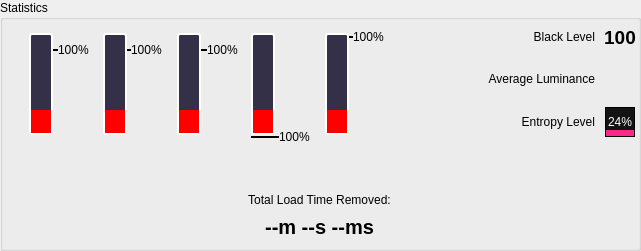
   <widget class="QGroupBox" name="statistics_groupbox">
    <property name="geometry">
     <rect>
      <x>10</x>
      <y>400</y>
      <width>641</width>
      <height>251</height>
     </rect>
    </property>
    <property name="title">
     <string>Statistics</string>
    </property>
    <widget class="QFrame" name="statistics_meters_frame">
     <property name="geometry">
      <rect>
       <x>-7</x>
       <y>15</y>
       <width>381</width>
       <height>161</height>
      </rect>
     </property>
     <layout class="QHBoxLayout" name="horizontalLayout">
      <property name="sizeConstraint">
       <enum>QLayout::SizeConstraint::SetNoConstraint</enum>
      </property>
      <item>
       <widget class="QWidget" name="elevator_tracking_widget" native="true">
        <property name="minimumSize">
         <size>
          <width>71</width>
          <height>149</height>
         </size>
        </property>
        <property name="maximumSize">
         <size>
          <width>71</width>
          <height>149</height>
         </size>
        </property>
        <layout class="QVBoxLayout" name="verticalLayout_10">
         <property name="spacing">
          <number>0</number>
         </property>
         <property name="sizeConstraint">
          <enum>QLayout::SizeConstraint::SetNoConstraint</enum>
         </property>
         <property name="rightMargin">
          <number>1</number>
         </property>
         <property name="bottomMargin">
          <number>1</number>
         </property>
         <item alignment="Qt::AlignmentFlag::AlignHCenter">
          <widget class="QProgressBar" name="elevator_tracking_bar">
           <property name="minimumSize">
            <size>
             <width>24</width>
             <height>102</height>
            </size>
           </property>
           <property name="maximumSize">
            <size>
             <width>24</width>
             <height>102</height>
            </size>
           </property>
           <property name="styleSheet">
            <string notr="true">    QProgressBar {
        border: 2px solid #ffffff;
        border-radius: 3px;
        text-align: center;
        background-color: #343047;
        color: black;
    }
    QProgressBar::chunk {
        background-color: #ff0000;
    }</string>
           </property>
           <property name="value">
            <number>24</number>
           </property>
           <property name="textVisible">
            <bool>false</bool>
           </property>
           <property name="orientation">
            <enum>Qt::Orientation::Vertical</enum>
           </property>
          </widget>
         </item>
         <item alignment="Qt::AlignmentFlag::AlignHCenter">
          <widget class="QLabel" name="elevator_tracking_icon">
           <property name="sizePolicy">
            <sizepolicy hsizetype="Fixed" vsizetype="Fixed">
             <horstretch>0</horstretch>
             <verstretch>0</verstretch>
            </sizepolicy>
           </property>
           <property name="minimumSize">
            <size>
             <width>48</width>
             <height>48</height>
            </size>
           </property>
           <property name="maximumSize">
            <size>
             <width>48</width>
             <height>48</height>
            </size>
           </property>
           <property name="text">
            <string/>
           </property>
           <property name="pixmap">
            <pixmap>elevator_icon.png</pixmap>
           </property>
           <property name="scaledContents">
            <bool>true</bool>
           </property>
          </widget>
         </item>
        </layout>
       </widget>
      </item>
      <item>
       <widget class="QWidget" name="tram_tracking_widget" native="true">
        <property name="minimumSize">
         <size>
          <width>71</width>
          <height>149</height>
         </size>
        </property>
        <property name="maximumSize">
         <size>
          <width>71</width>
          <height>149</height>
         </size>
        </property>
        <layout class="QVBoxLayout" name="verticalLayout_9">
         <property name="spacing">
          <number>0</number>
         </property>
         <property name="sizeConstraint">
          <enum>QLayout::SizeConstraint::SetNoConstraint</enum>
         </property>
         <property name="rightMargin">
          <number>1</number>
         </property>
         <property name="bottomMargin">
          <number>1</number>
         </property>
         <item alignment="Qt::AlignmentFlag::AlignHCenter">
          <widget class="QProgressBar" name="tram_tracking_bar">
           <property name="minimumSize">
            <size>
             <width>24</width>
             <height>102</height>
            </size>
           </property>
           <property name="maximumSize">
            <size>
             <width>24</width>
             <height>102</height>
            </size>
           </property>
           <property name="styleSheet">
            <string notr="true">    QProgressBar {
        border: 2px solid #ffffff;
        border-radius: 3px;
        text-align: center;
        background-color: #343047;
        color: black;
    }
    QProgressBar::chunk {
        background-color: #ff0000;
    }</string>
           </property>
           <property name="value">
            <number>24</number>
           </property>
           <property name="textVisible">
            <bool>false</bool>
           </property>
           <property name="orientation">
            <enum>Qt::Orientation::Vertical</enum>
           </property>
          </widget>
         </item>
         <item alignment="Qt::AlignmentFlag::AlignHCenter">
          <widget class="QLabel" name="tram_tracking_icon">
           <property name="sizePolicy">
            <sizepolicy hsizetype="Fixed" vsizetype="Fixed">
             <horstretch>0</horstretch>
             <verstretch>0</verstretch>
            </sizepolicy>
           </property>
           <property name="minimumSize">
            <size>
             <width>48</width>
             <height>48</height>
            </size>
           </property>
           <property name="maximumSize">
            <size>
             <width>48</width>
             <height>48</height>
            </size>
           </property>
           <property name="text">
            <string/>
           </property>
           <property name="pixmap">
            <pixmap>tram_icon.png</pixmap>
           </property>
           <property name="scaledContents">
            <bool>true</bool>
           </property>
          </widget>
         </item>
        </layout>
       </widget>
      </item>
      <item>
       <widget class="QWidget" name="teleportal_tracking_widget" native="true">
        <property name="minimumSize">
         <size>
          <width>71</width>
          <height>149</height>
         </size>
        </property>
        <property name="maximumSize">
         <size>
          <width>71</width>
          <height>149</height>
         </size>
        </property>
        <layout class="QVBoxLayout" name="verticalLayout_7">
         <property name="spacing">
          <number>0</number>
         </property>
         <property name="sizeConstraint">
          <enum>QLayout::SizeConstraint::SetNoConstraint</enum>
         </property>
         <property name="rightMargin">
          <number>1</number>
         </property>
         <property name="bottomMargin">
          <number>1</number>
         </property>
         <item alignment="Qt::AlignmentFlag::AlignHCenter">
          <widget class="QProgressBar" name="teleportal_tracking_bar">
           <property name="minimumSize">
            <size>
             <width>24</width>
             <height>102</height>
            </size>
           </property>
           <property name="maximumSize">
            <size>
             <width>24</width>
             <height>102</height>
            </size>
           </property>
           <property name="styleSheet">
            <string notr="true">    QProgressBar {
        border: 2px solid #ffffff;
        border-radius: 3px;
        text-align: center;
        background-color: #343047;
        color: black;
    }
    QProgressBar::chunk {
        background-color: #ff0000;
    }</string>
           </property>
           <property name="value">
            <number>24</number>
           </property>
           <property name="textVisible">
            <bool>false</bool>
           </property>
           <property name="orientation">
            <enum>Qt::Orientation::Vertical</enum>
           </property>
          </widget>
         </item>
         <item alignment="Qt::AlignmentFlag::AlignHCenter">
          <widget class="QLabel" name="teleportal_tracking_icon">
           <property name="sizePolicy">
            <sizepolicy hsizetype="Fixed" vsizetype="Fixed">
             <horstretch>0</horstretch>
             <verstretch>0</verstretch>
            </sizepolicy>
           </property>
           <property name="minimumSize">
            <size>
             <width>48</width>
             <height>48</height>
            </size>
           </property>
           <property name="maximumSize">
            <size>
             <width>48</width>
             <height>48</height>
            </size>
           </property>
           <property name="autoFillBackground">
            <bool>false</bool>
           </property>
           <property name="text">
            <string/>
           </property>
           <property name="pixmap">
            <pixmap>teleportal_icon.png</pixmap>
           </property>
           <property name="scaledContents">
            <bool>true</bool>
           </property>
          </widget>
         </item>
        </layout>
       </widget>
      </item>
      <item>
       <widget class="QWidget" name="egg_tracking_widget" native="true">
        <property name="minimumSize">
         <size>
          <width>71</width>
          <height>149</height>
         </size>
        </property>
        <property name="maximumSize">
         <size>
          <width>71</width>
          <height>149</height>
         </size>
        </property>
        <layout class="QVBoxLayout" name="verticalLayout_8">
         <property name="spacing">
          <number>0</number>
         </property>
         <property name="sizeConstraint">
          <enum>QLayout::SizeConstraint::SetNoConstraint</enum>
         </property>
         <property name="rightMargin">
          <number>1</number>
         </property>
         <property name="bottomMargin">
          <number>1</number>
         </property>
         <item alignment="Qt::AlignmentFlag::AlignHCenter">
          <widget class="QProgressBar" name="egg_tracking_bar">
           <property name="minimumSize">
            <size>
             <width>24</width>
             <height>102</height>
            </size>
           </property>
           <property name="maximumSize">
            <size>
             <width>24</width>
             <height>102</height>
            </size>
           </property>
           <property name="styleSheet">
            <string notr="true">    QProgressBar {
        border: 2px solid #ffffff;
        border-radius: 3px;
        text-align: center;
        background-color: #343047;
        color: black;
    }
    QProgressBar::chunk {
        background-color: #ff0000;
    }</string>
           </property>
           <property name="value">
            <number>24</number>
           </property>
           <property name="textVisible">
            <bool>false</bool>
           </property>
           <property name="orientation">
            <enum>Qt::Orientation::Vertical</enum>
           </property>
          </widget>
         </item>
         <item alignment="Qt::AlignmentFlag::AlignHCenter">
          <widget class="QLabel" name="egg_tracking_icon">
           <property name="sizePolicy">
            <sizepolicy hsizetype="Fixed" vsizetype="Fixed">
             <horstretch>0</horstretch>
             <verstretch>0</verstretch>
            </sizepolicy>
           </property>
           <property name="minimumSize">
            <size>
             <width>48</width>
             <height>48</height>
            </size>
           </property>
           <property name="maximumSize">
            <size>
             <width>48</width>
             <height>48</height>
            </size>
           </property>
           <property name="text">
            <string/>
           </property>
           <property name="pixmap">
            <pixmap>capsule_icon.png</pixmap>
           </property>
           <property name="scaledContents">
            <bool>true</bool>
           </property>
          </widget>
         </item>
        </layout>
       </widget>
      </item>
      <item>
       <widget class="QWidget" name="end_screen_tracking_widget" native="true">
        <property name="minimumSize">
         <size>
          <width>71</width>
          <height>149</height>
         </size>
        </property>
        <property name="maximumSize">
         <size>
          <width>71</width>
          <height>149</height>
         </size>
        </property>
        <layout class="QVBoxLayout" name="verticalLayout_5">
         <property name="spacing">
          <number>0</number>
         </property>
         <property name="sizeConstraint">
          <enum>QLayout::SizeConstraint::SetNoConstraint</enum>
         </property>
         <property name="rightMargin">
          <number>1</number>
         </property>
         <property name="bottomMargin">
          <number>1</number>
         </property>
         <item alignment="Qt::AlignmentFlag::AlignHCenter">
          <widget class="QProgressBar" name="end_screen_tracking_bar">
           <property name="minimumSize">
            <size>
             <width>24</width>
             <height>102</height>
            </size>
           </property>
           <property name="maximumSize">
            <size>
             <width>24</width>
             <height>102</height>
            </size>
           </property>
           <property name="styleSheet">
            <string notr="true">    QProgressBar {
        border: 2px solid #ffffff;
        border-radius: 3px;
        text-align: center;
        background-color: #343047;
        color: black;
    }
    QProgressBar::chunk {
        background-color: #ff0000;
    }</string>
           </property>
           <property name="value">
            <number>24</number>
           </property>
           <property name="textVisible">
            <bool>false</bool>
           </property>
           <property name="orientation">
            <enum>Qt::Orientation::Vertical</enum>
           </property>
          </widget>
         </item>
         <item alignment="Qt::AlignmentFlag::AlignHCenter">
          <widget class="QLabel" name="end_screen_tracking_icon">
           <property name="minimumSize">
            <size>
             <width>48</width>
             <height>48</height>
            </size>
           </property>
           <property name="maximumSize">
            <size>
             <width>48</width>
             <height>48</height>
            </size>
           </property>
           <property name="text">
            <string/>
           </property>
           <property name="pixmap">
            <pixmap>gunship_icon_small.png</pixmap>
           </property>
           <property name="scaledContents">
            <bool>false</bool>
           </property>
           <property name="alignment">
            <set>Qt::AlignmentFlag::AlignCenter</set>
           </property>
          </widget>
         </item>
        </layout>
       </widget>
      </item>
     </layout>
    </widget>
    <widget class="QWidget" name="end_screen_tracking_max_widget" native="true">
     <property name="geometry">
      <rect>
       <x>324</x>
       <y>22</y>
       <width>61</width>
       <height>31</height>
      </rect>
     </property>
     <property name="minimumSize">
      <size>
       <width>61</width>
       <height>31</height>
      </size>
     </property>
     <property name="maximumSize">
      <size>
       <width>61</width>
       <height>31</height>
      </size>
     </property>
     <layout class="QHBoxLayout" name="horizontalLayout_3">
      <property name="spacing">
       <number>0</number>
      </property>
      <property name="sizeConstraint">
       <enum>QLayout::SizeConstraint::SetNoConstraint</enum>
      </property>
      <property name="leftMargin">
       <number>1</number>
      </property>
      <property name="topMargin">
       <number>1</number>
      </property>
      <property name="rightMargin">
       <number>1</number>
      </property>
      <property name="bottomMargin">
       <number>1</number>
      </property>
      <item>
       <widget class="Line" name="end_screen_tracking_max_line">
        <property name="frameShadow">
         <enum>QFrame::Shadow::Plain</enum>
        </property>
        <property name="lineWidth">
         <number>2</number>
        </property>
        <property name="orientation">
         <enum>Qt::Orientation::Horizontal</enum>
        </property>
       </widget>
      </item>
      <item alignment="Qt::AlignmentFlag::AlignVCenter">
       <widget class="QLabel" name="end_screen_tracking_max_label">
        <property name="text">
         <string>100%</string>
        </property>
       </widget>
      </item>
     </layout>
    </widget>
    <widget class="QWidget" name="egg_tracking_max_widget" native="true">
     <property name="geometry">
      <rect>
       <x>250</x>
       <y>122</y>
       <width>61</width>
       <height>31</height>
      </rect>
     </property>
     <property name="minimumSize">
      <size>
       <width>61</width>
       <height>31</height>
      </size>
     </property>
     <property name="maximumSize">
      <size>
       <width>61</width>
       <height>31</height>
      </size>
     </property>
     <layout class="QHBoxLayout" name="horizontalLayout_9">
      <property name="spacing">
       <number>0</number>
      </property>
      <property name="sizeConstraint">
       <enum>QLayout::SizeConstraint::SetNoConstraint</enum>
      </property>
      <property name="leftMargin">
       <number>1</number>
      </property>
      <property name="topMargin">
       <number>1</number>
      </property>
      <property name="rightMargin">
       <number>1</number>
      </property>
      <property name="bottomMargin">
       <number>1</number>
      </property>
      <item>
       <widget class="Line" name="egg_tracking_max_line">
        <property name="frameShadow">
         <enum>QFrame::Shadow::Plain</enum>
        </property>
        <property name="lineWidth">
         <number>2</number>
        </property>
        <property name="orientation">
         <enum>Qt::Orientation::Horizontal</enum>
        </property>
       </widget>
      </item>
      <item alignment="Qt::AlignmentFlag::AlignVCenter">
       <widget class="QLabel" name="egg_tracking_max_label">
        <property name="text">
         <string>100%</string>
        </property>
       </widget>
      </item>
     </layout>
    </widget>
    <widget class="QWidget" name="teleportal_tracking_max_widget" native="true">
     <property name="geometry">
      <rect>
       <x>178</x>
       <y>35</y>
       <width>61</width>
       <height>31</height>
      </rect>
     </property>
     <property name="minimumSize">
      <size>
       <width>61</width>
       <height>31</height>
      </size>
     </property>
     <property name="maximumSize">
      <size>
       <width>61</width>
       <height>31</height>
      </size>
     </property>
     <layout class="QHBoxLayout" name="horizontalLayout_10">
      <property name="spacing">
       <number>0</number>
      </property>
      <property name="sizeConstraint">
       <enum>QLayout::SizeConstraint::SetNoConstraint</enum>
      </property>
      <property name="leftMargin">
       <number>1</number>
      </property>
      <property name="topMargin">
       <number>1</number>
      </property>
      <property name="rightMargin">
       <number>1</number>
      </property>
      <property name="bottomMargin">
       <number>1</number>
      </property>
      <item>
       <widget class="Line" name="teleportal_tracking_max_line">
        <property name="frameShadow">
         <enum>QFrame::Shadow::Plain</enum>
        </property>
        <property name="lineWidth">
         <number>2</number>
        </property>
        <property name="orientation">
         <enum>Qt::Orientation::Horizontal</enum>
        </property>
       </widget>
      </item>
      <item alignment="Qt::AlignmentFlag::AlignVCenter">
       <widget class="QLabel" name="teleportal_tracking_max_label">
        <property name="text">
         <string>100%</string>
        </property>
       </widget>
      </item>
     </layout>
    </widget>
    <widget class="QWidget" name="tram_tracking_max_widget" native="true">
     <property name="geometry">
      <rect>
       <x>102</x>
       <y>35</y>
       <width>61</width>
       <height>31</height>
      </rect>
     </property>
     <property name="minimumSize">
      <size>
       <width>61</width>
       <height>31</height>
      </size>
     </property>
     <property name="maximumSize">
      <size>
       <width>61</width>
       <height>31</height>
      </size>
     </property>
     <layout class="QHBoxLayout" name="horizontalLayout_11">
      <property name="spacing">
       <number>0</number>
      </property>
      <property name="sizeConstraint">
       <enum>QLayout::SizeConstraint::SetNoConstraint</enum>
      </property>
      <property name="leftMargin">
       <number>1</number>
      </property>
      <property name="topMargin">
       <number>1</number>
      </property>
      <property name="rightMargin">
       <number>1</number>
      </property>
      <property name="bottomMargin">
       <number>1</number>
      </property>
      <item>
       <widget class="Line" name="tram_tracking_max_line">
        <property name="frameShadow">
         <enum>QFrame::Shadow::Plain</enum>
        </property>
        <property name="lineWidth">
         <number>2</number>
        </property>
        <property name="orientation">
         <enum>Qt::Orientation::Horizontal</enum>
        </property>
       </widget>
      </item>
      <item alignment="Qt::AlignmentFlag::AlignVCenter">
       <widget class="QLabel" name="tram_tracking_max_label">
        <property name="text">
         <string>100%</string>
        </property>
       </widget>
      </item>
     </layout>
    </widget>
    <widget class="QWidget" name="elevator_tracking_max_widget" native="true">
     <property name="geometry">
      <rect>
       <x>29</x>
       <y>35</y>
       <width>61</width>
       <height>31</height>
      </rect>
     </property>
     <property name="minimumSize">
      <size>
       <width>61</width>
       <height>31</height>
      </size>
     </property>
     <property name="maximumSize">
      <size>
       <width>61</width>
       <height>31</height>
      </size>
     </property>
     <layout class="QHBoxLayout" name="horizontalLayout_12">
      <property name="spacing">
       <number>0</number>
      </property>
      <property name="sizeConstraint">
       <enum>QLayout::SizeConstraint::SetNoConstraint</enum>
      </property>
      <property name="leftMargin">
       <number>1</number>
      </property>
      <property name="topMargin">
       <number>1</number>
      </property>
      <property name="rightMargin">
       <number>1</number>
      </property>
      <property name="bottomMargin">
       <number>1</number>
      </property>
      <item>
       <widget class="Line" name="elevator_tracking_max_line">
        <property name="frameShadow">
         <enum>QFrame::Shadow::Plain</enum>
        </property>
        <property name="lineWidth">
         <number>2</number>
        </property>
        <property name="orientation">
         <enum>Qt::Orientation::Horizontal</enum>
        </property>
       </widget>
      </item>
      <item alignment="Qt::AlignmentFlag::AlignVCenter">
       <widget class="QLabel" name="elevator_tracking_max_label">
        <property name="text">
         <string>100%</string>
        </property>
       </widget>
      </item>
     </layout>
    </widget>
    <widget class="QWidget" name="black_level_stats_widget" native="true">
     <property name="geometry">
      <rect>
       <x>485</x>
       <y>10</y>
       <width>151</width>
       <height>141</height>
      </rect>
     </property>
     <layout class="QHBoxLayout" name="black_level_widget">
      <property name="leftMargin">
       <number>0</number>
      </property>
      <property name="topMargin">
       <number>0</number>
      </property>
      <property name="rightMargin">
       <number>0</number>
      </property>
      <property name="bottomMargin">
       <number>0</number>
      </property>
      <item>
       <widget class="QFrame" name="black_level_label_frame">
        <property name="sizePolicy">
         <sizepolicy hsizetype="Maximum" vsizetype="Preferred">
          <horstretch>0</horstretch>
          <verstretch>0</verstretch>
         </sizepolicy>
        </property>
        <layout class="QVBoxLayout" name="verticalLayout">
         <property name="spacing">
          <number>0</number>
         </property>
         <property name="leftMargin">
          <number>3</number>
         </property>
         <property name="topMargin">
          <number>0</number>
         </property>
         <property name="rightMargin">
          <number>3</number>
         </property>
         <property name="bottomMargin">
          <number>0</number>
         </property>
         <item>
          <widget class="QLabel" name="black_level_numerical_label">
           <property name="maximumSize">
            <size>
             <width>1000</width>
             <height>28</height>
            </size>
           </property>
           <property name="text">
            <string>Black Level</string>
           </property>
           <property name="alignment">
            <set>Qt::AlignmentFlag::AlignRight|Qt::AlignmentFlag::AlignTrailing|Qt::AlignmentFlag::AlignVCenter</set>
           </property>
          </widget>
         </item>
         <item>
          <widget class="QLabel" name="screen_average_color_label">
           <property name="maximumSize">
            <size>
             <width>1000</width>
             <height>29</height>
            </size>
           </property>
           <property name="text">
            <string>Average Luminance</string>
           </property>
           <property name="alignment">
            <set>Qt::AlignmentFlag::AlignRight|Qt::AlignmentFlag::AlignTrailing|Qt::AlignmentFlag::AlignVCenter</set>
           </property>
          </widget>
         </item>
         <item>
          <widget class="QLabel" name="entropy_level_label">
           <property name="maximumSize">
            <size>
             <width>1000</width>
             <height>31</height>
            </size>
           </property>
           <property name="text">
            <string>Entropy Level</string>
           </property>
           <property name="alignment">
            <set>Qt::AlignmentFlag::AlignRight|Qt::AlignmentFlag::AlignTrailing|Qt::AlignmentFlag::AlignVCenter</set>
           </property>
          </widget>
         </item>
        </layout>
       </widget>
      </item>
      <item>
       <widget class="QFrame" name="black_level_meters_frame">
        <property name="sizePolicy">
         <sizepolicy hsizetype="Minimum" vsizetype="Preferred">
          <horstretch>0</horstretch>
          <verstretch>0</verstretch>
         </sizepolicy>
        </property>
        <layout class="QVBoxLayout" name="black_level_meters">
         <property name="spacing">
          <number>0</number>
         </property>
         <property name="sizeConstraint">
          <enum>QLayout::SizeConstraint::SetDefaultConstraint</enum>
         </property>
         <property name="leftMargin">
          <number>0</number>
         </property>
         <property name="topMargin">
          <number>0</number>
         </property>
         <property name="rightMargin">
          <number>0</number>
         </property>
         <property name="bottomMargin">
          <number>0</number>
         </property>
         <item alignment="Qt::AlignmentFlag::AlignHCenter">
          <widget class="QLabel" name="black_level_label">
           <property name="minimumSize">
            <size>
             <width>32</width>
             <height>27</height>
            </size>
           </property>
           <property name="maximumSize">
            <size>
             <width>0</width>
             <height>32</height>
            </size>
           </property>
           <property name="font">
            <font>
             <pointsize>14</pointsize>
             <bold>true</bold>
            </font>
           </property>
           <property name="text">
            <string>100</string>
           </property>
           <property name="alignment">
            <set>Qt::AlignmentFlag::AlignCenter</set>
           </property>
          </widget>
         </item>
         <item alignment="Qt::AlignmentFlag::AlignHCenter">
          <widget class="QLabel" name="black_average_label">
           <property name="minimumSize">
            <size>
             <width>32</width>
             <height>32</height>
            </size>
           </property>
           <property name="maximumSize">
            <size>
             <width>32</width>
             <height>32</height>
            </size>
           </property>
           <property name="text">
            <string/>
           </property>
          </widget>
         </item>
         <item alignment="Qt::AlignmentFlag::AlignHCenter">
          <widget class="QProgressBar" name="entropy_bar">
           <property name="minimumSize">
            <size>
             <width>30</width>
             <height>30</height>
            </size>
           </property>
           <property name="maximumSize">
            <size>
             <width>30</width>
             <height>30</height>
            </size>
           </property>
           <property name="styleSheet">
            <string notr="true">    QProgressBar {
        border: 1px solid #000000;
        text-align: center;
        background-color: #131313;
        color: white;
    }
    QProgressBar::chunk {
        background-color: #ff2789;
    }</string>
           </property>
           <property name="value">
            <number>24</number>
           </property>
           <property name="alignment">
            <set>Qt::AlignmentFlag::AlignCenter</set>
           </property>
           <property name="textVisible">
            <bool>true</bool>
           </property>
           <property name="orientation">
            <enum>Qt::Orientation::Vertical</enum>
           </property>
           <property name="invertedAppearance">
            <bool>false</bool>
           </property>
           <property name="textDirection">
            <enum>QProgressBar::Direction::TopToBottom</enum>
           </property>
          </widget>
         </item>
        </layout>
       </widget>
      </item>
     </layout>
    </widget>
    <widget class="QWidget" name="total_load_time_removed_widget" native="true">
     <property name="geometry">
      <rect>
       <x>0</x>
       <y>180</y>
       <width>639</width>
       <height>69</height>
      </rect>
     </property>
     <layout class="QVBoxLayout" name="verticalLayout_2">
      <property name="spacing">
       <number>5</number>
      </property>
      <property name="sizeConstraint">
       <enum>QLayout::SizeConstraint::SetDefaultConstraint</enum>
      </property>
      <property name="leftMargin">
       <number>0</number>
      </property>
      <property name="topMargin">
       <number>10</number>
      </property>
      <property name="rightMargin">
       <number>0</number>
      </property>
      <property name="bottomMargin">
       <number>10</number>
      </property>
      <item>
       <widget class="QLabel" name="total_load_time_removed_title_label">
        <property name="text">
         <string>Total Load Time Removed:</string>
        </property>
        <property name="alignment">
         <set>Qt::AlignmentFlag::AlignCenter</set>
        </property>
       </widget>
      </item>
      <item>
       <widget class="QLabel" name="total_load_time_removed_label">
        <property name="sizePolicy">
         <sizepolicy hsizetype="Expanding" vsizetype="Preferred">
          <horstretch>0</horstretch>
          <verstretch>0</verstretch>
         </sizepolicy>
        </property>
        <property name="font">
         <font>
          <pointsize>15</pointsize>
          <bold>true</bold>
         </font>
        </property>
        <property name="frameShape">
         <enum>QFrame::Shape::NoFrame</enum>
        </property>
        <property name="text">
         <string>--m --s --ms</string>
        </property>
        <property name="alignment">
         <set>Qt::AlignmentFlag::AlignCenter</set>
        </property>
       </widget>
      </item>
     </layout>
    </widget>
    <zorder>teleportal_tracking_max_widget</zorder>
    <zorder>end_screen_tracking_max_widget</zorder>
    <zorder>tram_tracking_max_widget</zorder>
    <zorder>elevator_tracking_max_widget</zorder>
    <zorder>egg_tracking_max_widget</zorder>
    <zorder>statistics_meters_frame</zorder>
    <zorder>black_level_stats_widget</zorder>
    <zorder>total_load_time_removed_widget</zorder>
   </widget>
